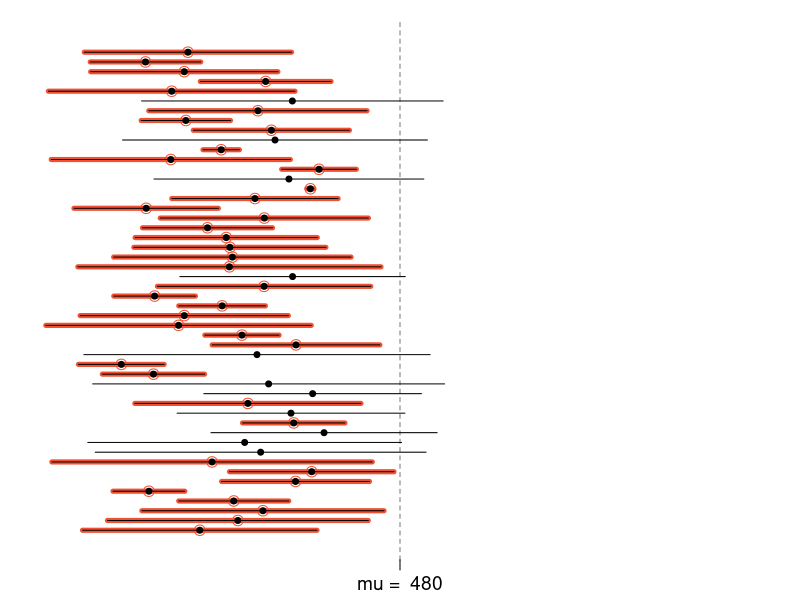

Source code (R):
## ---- chunk 1
bdays <- 1:365
m <- 0
for(i in 1:1137){
   class <- sample(x=bdays, size = 35,replace=TRUE)
   dc <- duplicated(class)
   dc2 <- sum(dc)
   if(dc2==0) {
     m <- m-2
   }
   if(dc2!=0)
     m <- m + 1 
}
print(m)
## ---- chunk 2
bdays <- 1:365
m <- 0
for(i in 1:1137){
   class <- sample(x=bdays, size = 35,replace=TRUE)
   dc <- duplicated(class)
   dc2 <- sum(dc)
   if(dc2==0) {
     m <- m-2
   }
   if(dc2!=0)
     m <- m + 1 
}
population <- print(m)
samp_mean <- rep(NA, 50)
samp_sd <- rep(NA, 50)
n <- 3
## ---- chunk 3
for(i in 1:50){
  samp <- sample(population, n, replace = TRUE) 
  samp_mean[i] <- mean(samp)   
  samp_sd[i] <- sd(samp)        
} 
print(samp_mean)
## ---- chunk 4
lower_vector <- samp_mean + qnorm(p=.025) * samp_sd / sqrt(n) 
upper_vector <- samp_mean + qnorm(p=.975) * samp_sd / sqrt(n)
## ---- chunk 5
c(lower_vector[1], upper_vector[1])
## ---- chunk 6
contains <- function(lo,hi,m){
   if(m>= lo & m <= hi) return(TRUE)
   else return(FALSE)
}
## ---- chunk 7
plot_ci <- function(lo, hi, m){
  par(mar=c(2, 1, 1, 1), mgp=c(2.7, 0.7, 0))
  k <- 50
  ci.max <- max(rowSums(matrix(c(-1*lo,hi),ncol=2)))

  xR <- m + ci.max*c(-1, 1)
  yR <- c(0, 41*k/40)

  plot(xR, yR, type='n', xlab='', ylab='', axes=FALSE)
  abline(v=m, lty=2, col='#00000088')
  axis(1, at=m, paste("mu = ",round(m,4)), cex.axis=1.15)
  #axis(2)
  for(i in 1:k){
    x <- mean(c(hi[i],lo[i]))
	  ci <- c(lo[i],hi[i])
	  if(contains(lo[i],hi[i],m)==FALSE){
		  col <- "#F05133"
		  points(x, i, cex=1.4, col=col)
#		  points(x, i, pch=20, cex=1.2, col=col)
		  lines(ci, rep(i, 2), col=col, lwd=5)
	  }
	  col <- 1
  	points(x, i, pch=20, cex=1.2, col=col)
	  lines(ci, rep(i, 2), col=col)
  }
}
## ---- chunk 8
    plot_ci(lower_vector, upper_vector, mean(population))
